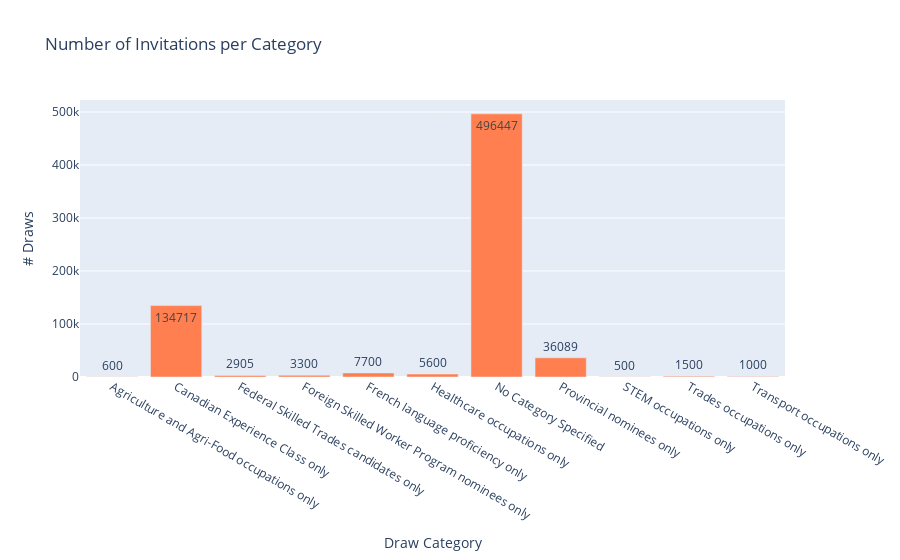

Notebook cell for this chart:
### Markdown cell above
# Number of Invitations Per Category

### Code cell
df_clean = pd.read_csv('data/processed/CRS_data_cleaned.csv')
df_clean['Date'] = pd.to_datetime(df_clean['Date'],errors='coerce')
# df_clean.dtypes

invitations_per_category = df_clean.groupby('Draw_Category')['Invitations'].sum()


# Create the bar plot
fig = go.Figure(data=[go.Bar(
    x=invitations_per_category.index,
    y=invitations_per_category.values,
    text=invitations_per_category.values,
    textposition='auto',
    marker_color='Coral'
)])

fig.update_layout(title_text='Number of Invitations per Category',xaxis_title='Draw Category',  # this will add a label to the x-axis
    yaxis_title='# Draws')

fig.show()

### Figure 1 — Plotly figure (JSON) as saved in the notebook; plotly's stock layout.template omitted (floating-point values rounded to 4 significant figures)
{"data": [{"marker": {"color": "Coral"}, "text": [600, 134717, 2905, 3300, 7700, 5600, 496447, 36089, 500, 1500, 1000], "textposition": "auto", "type": "bar", "x": ["Agriculture and Agri-Food occupations only", "Canadian Experience Class only", "Federal Skilled Trades candidates only", "Foreign Skilled Worker Program nominees only", "French language proficiency only", "Healthcare occupations only", "No Category Specified", "Provincial nominees only", "STEM occupations only", "Trades occupations only", "Transport occupations only"], "y": [600, 134717, 2905, 3300, 7700, 5600, 496447, 36089, 500, 1500, 1000]}], "layout": {"title": {"text": "Number of Invitations per Category"}, "xaxis": {"title": {"text": "Draw Category"}}, "yaxis": {"title": {"text": "# Draws"}}}}
